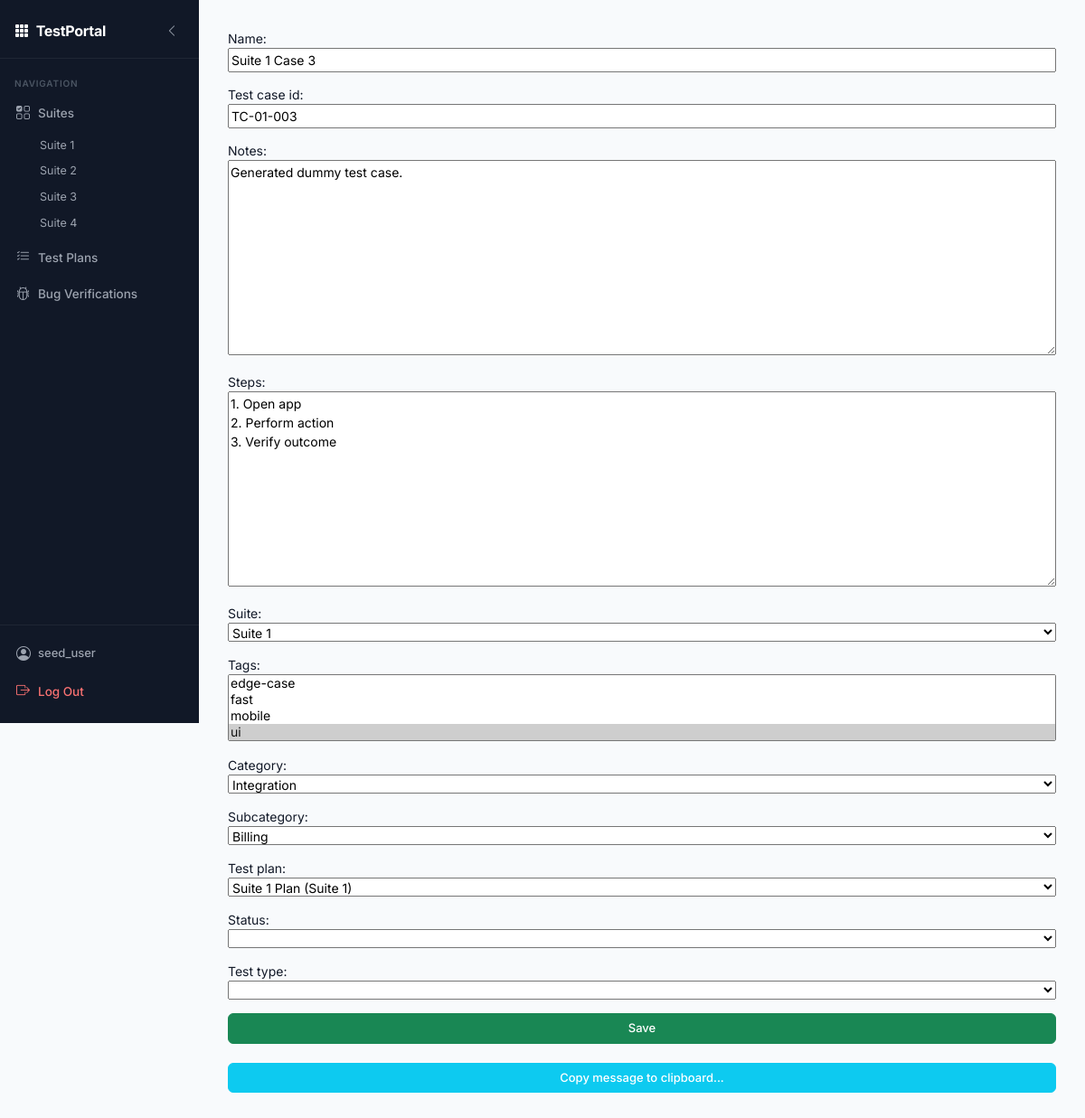
Page /test-cases/3/update (signed in) on the earlier database version.
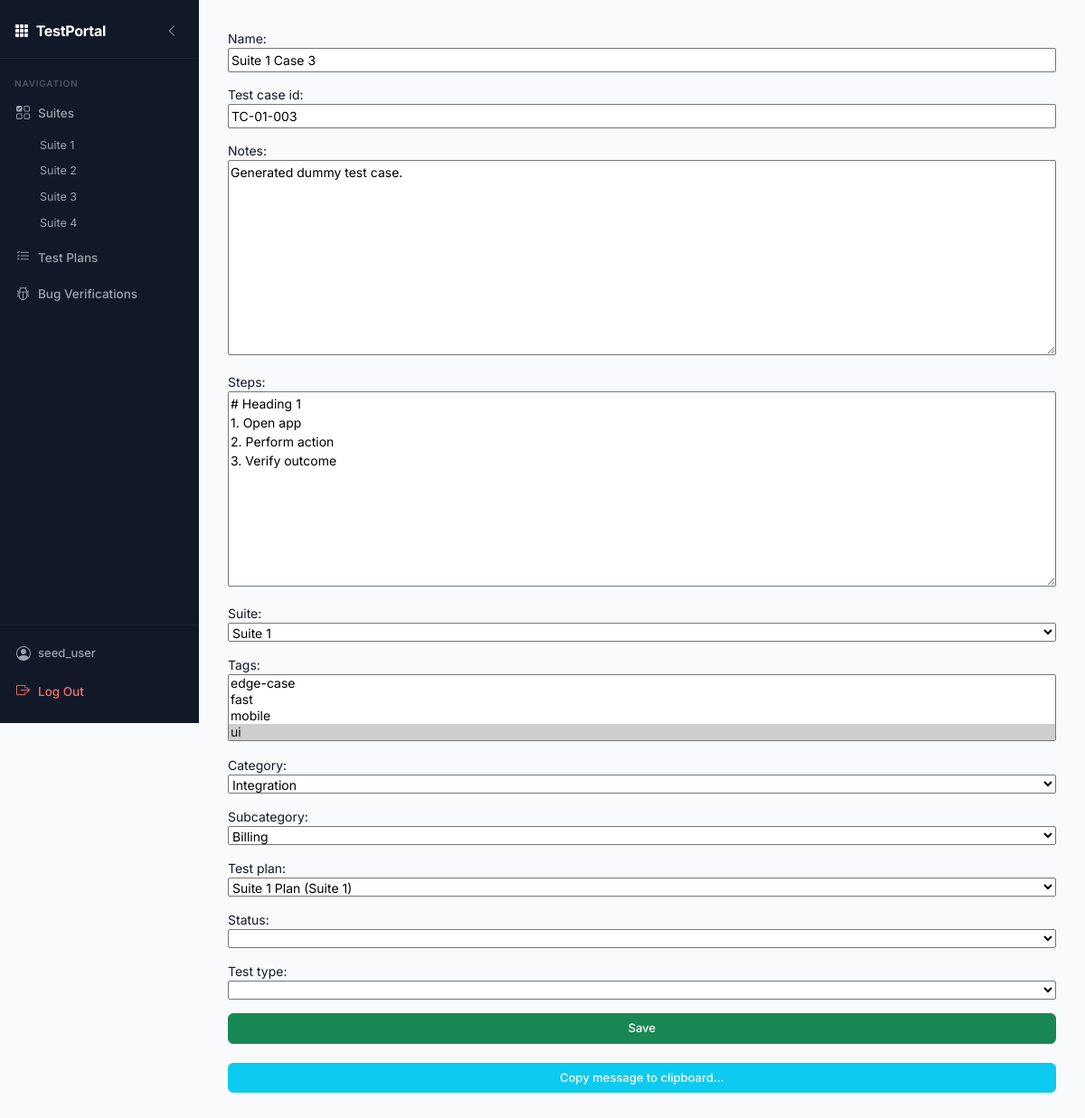
Same page on the later database version.
### testportal/models/test_case.py (models this page shows, shortened)
class TestCase(models.Model):
    class Meta:
        ordering = ('test_case_id', 'name', 'suite', 'test_type')
        verbose_name_plural = 'Test Cases'
        unique_together = ('suite', 'test_case_id')
    name = models.CharField(max_length=128)
    test_case_id = models.CharField(max_length=64, blank=True, null=True)
    notes = models.TextField(blank=True, null=True)
    steps = models.TextField()
    suite = models.ForeignKey(Suite, on_delete=models.CASCADE, related_name='test_cases')
    tags = models.ManyToManyField(Tag, blank=True)
    category = models.ForeignKey(TestCategory, on_delete=models.PROTECT, related_name='test_cases')
    subcategory = models.ForeignKey(TestSubcategory, on_delete=models.PROTECT, related_name='test_cases')
    test_plan = models.ForeignKey(TestPlan, on_delete=models.CASCADE, null=True, blank=True, related_name='test_cases')
    status = models.CharField(
        max_length=128, choices=STATUS,
        default=STATUS.design
    )
    test_type = models.CharField(
        max_length=128, choices=TEST_TYPE,
        default=TEST_TYPE.automated
    )

### testportal/models/suite.py (models this page shows)
class Suite(models.Model):
    class Meta:
        ordering = ('name',)
    name = models.CharField(max_length=100, unique=True)
    active = models.BooleanField(default=True)
    description = models.TextField(blank=True, null=True)
    product = models.ForeignKey(Product, blank=True, null=True, on_delete=models.SET_NULL)
    def __str__(self):
        return f'{self.name}'

### testportal/views/test_case_update_view.py (the view)
# urls.py: path('test-cases/<int:pk>/update', TestCaseUpdateView.as_view(), name='test_case_update_view'),
class TestCaseUpdateView(LoginRequiredMixin, TestCaseFormContextMixin, UpdateView):
    model = TestCase

### testportal/models/tag.py (called while the page is built)
    def __str__(self):
        return f'{self.tag}'

### testportal/models/test_category.py (called while the page is built)
    def __str__(self):
        return f'{self.category}'

### testportal/models/test_plan.py (called while the page is built)
    def __str__(self):
        return f'{self.name} ({self.suite})'

### testportal/models/test_subcategory.py (called while the page is built)
    def __str__(self):
        return f'{self.subcategory}'

### testportal/views/test_case_update_view.py (called while the page is built)
    def get_context_data(self, **kwargs):
        context = super().get_context_data(**kwargs)
        context['suites'] = Suite.objects.filter(active=True)
        context['referrer'] = self.request.META.get('HTTP_REFERER')
        return context

### templates/testportal/testcase_form.html (shortened to what this page needs)
{% extends "core/layout.html" %}
{% block content %}
<form id="test-case-form" style="width: 100%;" class="update-model-form form" method="post">
    {{ form.as_p }}
    <input class="btn btn-success" type="submit" value="Save">
</form>
<br>
<div style="width: 100%; color: white;" class="btn btn-info" value="Test Message to Clipboard" id="copy-error-to-clipboard-button">Copy message to clipboard...</div>
{% endblock %}

Differences in the rows shown:
changed TestCase "TC-01-003": steps "1. Open app 2. Perform action 3. Verify outcome" → "# Heading 1 1. Open app 2. Perform action 3. Verify outcome"
